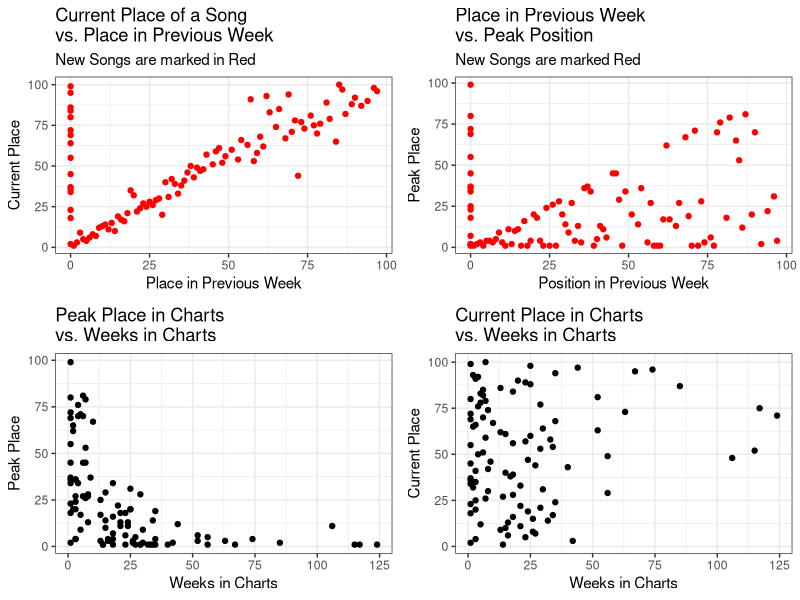
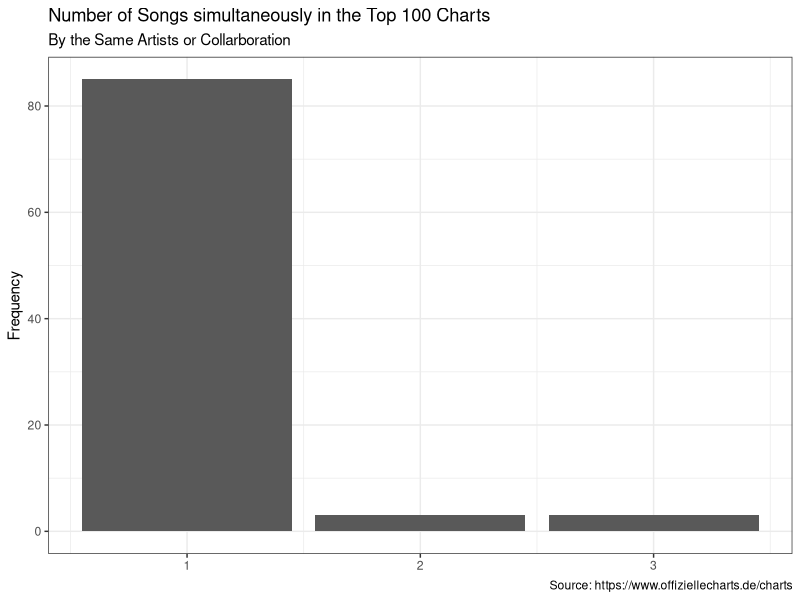
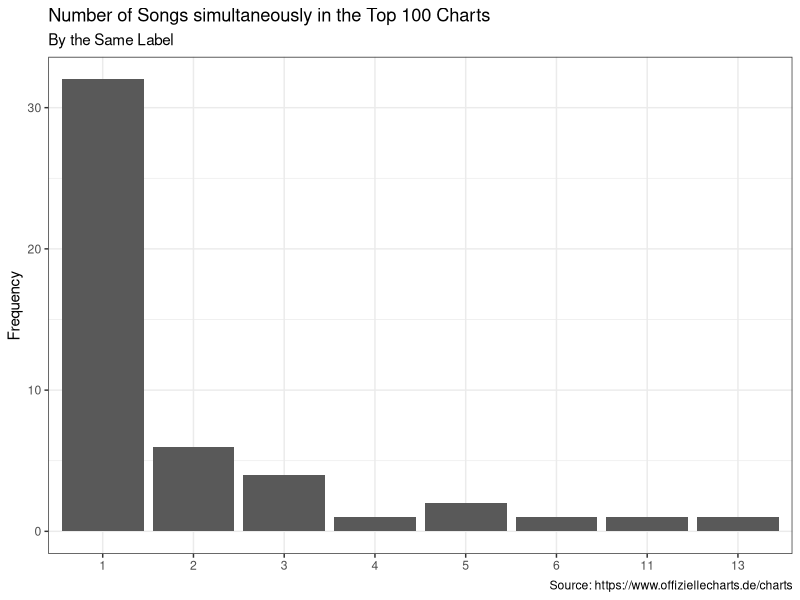

The R source for these figures, in order:
## ---- chunk 1
library(ggplot2)
library(gridExtra)
library(readr)
library(dplyr)
chart_scrap <- read_csv('2022-02-23_charts_report.csv')
## ---- chunk 2
#Reporting Figures and Tables
#Scatter Plots
current_v_last <- ggplot(data = chart_scrap,
                                     aes(y = current, x=last_week,
                                     col=ifelse(is.na(last_week), yes = 'NA' , no = 'NonNA')))+
                                      geom_point(aes(y = current, x=last_week_fill),show.legend = F)+
                                      scale_color_manual(values = c('#FF0000','#000000'))+
                                      labs(title = 'Current Place of a Song \nvs. Place in Previous Week',
                                           subtitle = 'New Songs are marked in Red',
                                           y='Current Place', x='Place in Previous Week')+
                                        theme_bw()
weeks_v_peak <- ggplot(data = chart_scrap,
                                             aes(x=weeks_in_charts, y=peak_in_charts))+
                                              geom_point()+
                                              labs(title = 'Peak Place in Charts \nvs. Weeks in Charts',
                                                   x='Weeks in Charts', y='Peak Place')+
                                              theme_bw()
week_v_current <- ggplot(data = chart_scrap, aes(x=weeks_in_charts, y=current))+
                                      geom_point()+
                                      labs(title = 'Current Place in Charts \nvs. Weeks in Charts',
                                           x='Weeks in Charts', y='Current Place')+
                                      theme_bw()
last_v_peak <- ggplot(data = chart_scrap, aes(x=last_week_fill, y=peak_in_charts,
                                                col=ifelse(is.na(last_week), yes = 'NA' , no = 'NonNA')))+
                                    geom_point(show.legend = F)+
                                    labs(title = 'Place in Previous Week \nvs. Peak Position',
                                         subtitle = 'New Songs are marked Red',
                                         x='Position in Previous Week', y='Peak Place')+
                                    scale_color_manual(values = c('#FF0000','#000000'))+
                                    theme_bw()
grid.arrange(current_v_last,last_v_peak, weeks_v_peak,week_v_current, nrow=2)
## ---- chunk 3
chart_scrap%>%
                      count(artist)%>%
                      ggplot(aes(x=n))+
                      geom_bar()+
                      labs(title = 'Number of Songs simultaneously in the Top 100 Charts',
                           subtitle = 'By the Same Artists or Collarboration',
                           y='Frequency',
                           x=NULL,
                           caption = 'Source: https://www.offiziellecharts.de/charts')+
                      theme_bw()
chart_scrap%>%
                        count(artist,sort = T)%>%
                        filter(n>1)%>%
                        knitr::kable()
chart_scrap%>%
                      count(label)%>%
                      ggplot(aes(x=as.factor(n)))+
                      geom_bar()+
                      geom_bar()+
                      labs(title = 'Number of Songs simultaneously in the Top 100 Charts',
                           subtitle = 'By the Same Label',
                           y='Frequency',
                           x=NULL,
                           caption = 'Source: https://www.offiziellecharts.de/charts')+
                      theme_bw()
chart_scrap%>%
                        count(label, sort = T)%>%
                        filter(n>1)%>%
                        knitr::kable()
## ---- chunk 4
#Songs that are currently peaking
chart_scrap%>%
                        filter(current == peak_in_charts)%>%
                        select(artist, title, current)%>%
                        rename(Position = current)%>%
                        knitr::kable()
